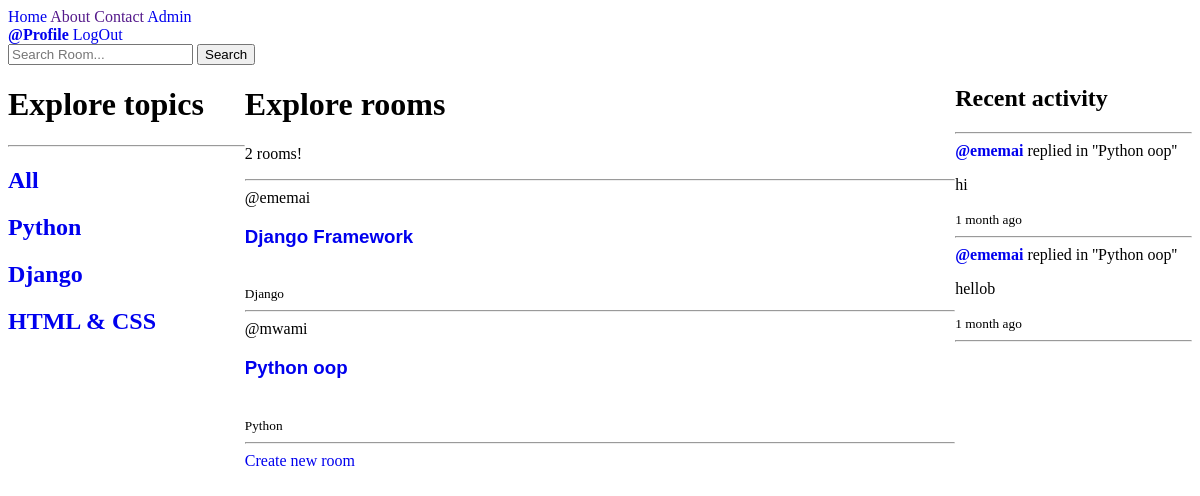
The app's page /?q=Python (signed in) with its own data.
### base/models.py (models this page shows, shortened)
class Topic(models.Model):
    name = models.CharField(max_length=1000)

class Room(models.Model):
    name = models.CharField(max_length=1000)
    host = models.ForeignKey(User, on_delete=models.SET_NULL, null=True)
    topic = models.ForeignKey(Topic, on_delete=models.SET_NULL, null=True)
    description = models.TextField(max_length=1000)
    members = models.ManyToManyField(User, related_name = 'members')
    created_at = models.DateTimeField(auto_now_add=True)
    updated_at = models.DateTimeField(auto_now=True)
    class Meta:
        ordering = ['-created_at']
    def __str__(self):
        return self.name

class Message(models.Model):
    user = models.ForeignKey(User, on_delete=models.SET_NULL, null=True)
    room = models.ForeignKey(Room, on_delete=models.CASCADE, null=True)
    content = models.TextField()
    created_at = models.DateTimeField(auto_now_add=True)
    updated_at = models.DateTimeField(auto_now=True)
    class Meta:
        ordering = ['-created_at']

### base/views.py (the view)
# urls.py: path("", views.home, name='home'),
@login_required(login_url='login')
def home(request):
    q = request.GET.get('q') if request.GET.get('q') != None else ''
    topics = Topic.objects.all()
    rooms = Room.objects.filter(
        Q(name__icontains=q) |
        Q(description__icontains=q) |
        Q(topic__name__icontains=q) |
        Q(host__username__icontains=q)
    )
    room_messages = Message.objects.filter(Q(room__topic__name__icontains=q))
    rooms_count = rooms.count()
    context = {
        'rooms' : rooms, 'topics':topics,
        'rooms_count':rooms_count,
        'room_messages': room_messages
    }
    return render(request, 'base/home.html', context)

### base/templates/base/home.html (shortened to what this page needs)
{% extends 'base.html' %}
{% block title %} <title>Home</title>{% endblock title %} {% block content %}
<main>
    <div>{% include 'base/topics_component.html' %}</div>
    <div class="rooms">
        <h1>Explore rooms</h1>
        <p>{{rooms_count}} rooms!</p>
        <hr />
        {% for room in rooms %}
        <div class="room">
            <span>@{{room.host.username}}</span><br />
            <a href="{% url 'room-detail' room.id %}">
                <h3 id="room-name">{{room.name}}</h3>
            </a><br />
            <small>{{room.topic.name}}</small>
            <hr />
        </div>
        {% endfor %}
        <a href="{% url 'create-room' %}">Create new room</a>
    </div>
    <div>{% include 'base/activity_component.html' %}</div>
</main>
{% endblock %}

### base/templates/base/topics_component.html
<div class="topics">
    <h1>Explore topics</h1>
    <hr>
    <a href="/">
        <h2>All</h2>
    </a>
    {% for topic in topics %}
    <div class="topic">
        <a href="{% url 'home' %}?q={{topic.name}}">
            <h2>{{topic.name}}</h2>
        </a>
    </div>
    {% endfor %}
</div>

### base/templates/base/activity_component.html (shortened to what this page needs)
<h2>Recent activity</h2><hr>
        {% for message in room_messages %}
            <div>
                {% if request.user == message.user %}
                <strong><a href="{% url 'user-profile' message.user.id %}">@You</a> </strong>
                {% else %}
                <strong><a href="{% url 'user-profile' message.user.id %}">@{{message.user}}</a></strong>
                {% endif %}
                <span>replied in ''{{message.room}}''</span>
                <p>{{message.content}}</p>
                <small>{{message.created_at|timesince}} ago</small>
                <hr>
            </div>
            {% endfor %}

### templates/base.html (style rules this page uses)
main { display: flex; flex-direction: row; }
a { text-decoration: none; }

### base/templates/base/home.html (style rules this page uses)
#room-name { font-family: sans-serif; }
main { display: grid; grid-template-columns: 1fr 3fr 1fr; }
a { text-decoration: none; }

### records on screen
Topic: name "Python"
Topic: name "Django"
Topic: name "HTML & CSS"
Room: host.username "ememai", name "Django Framework", topic.name "Django"
Room: host.username "mwami", name "Python oop", topic.name "Python"
Message: user "ememai", room "Python oop", content "hi", created_at "1 month"
Message: user "ememai", room "Python oop", content "hellob", created_at "1 month"

### other values on screen
{{ rooms_count }} "2"
